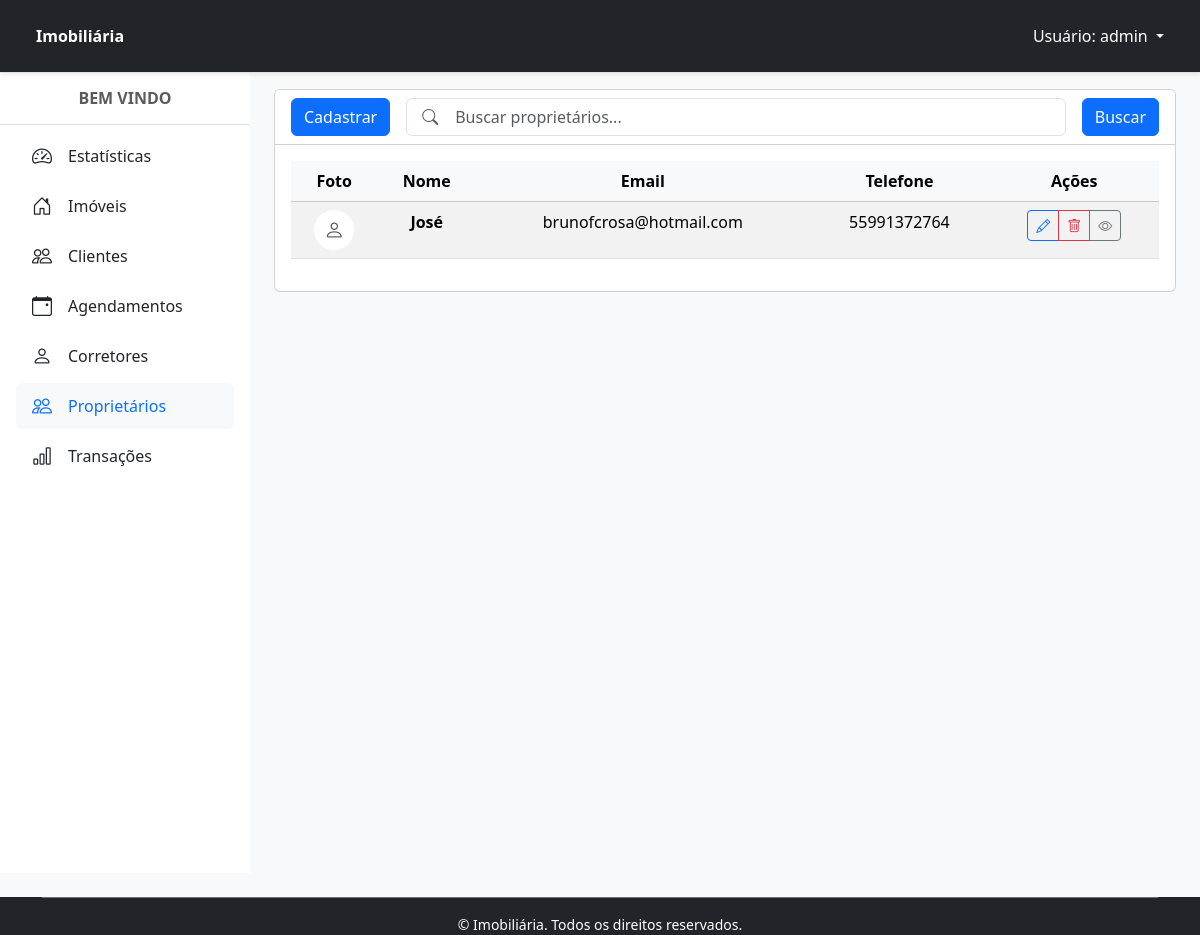
/proprietarios/ (signed in), run on an earlier commit of the app's database.
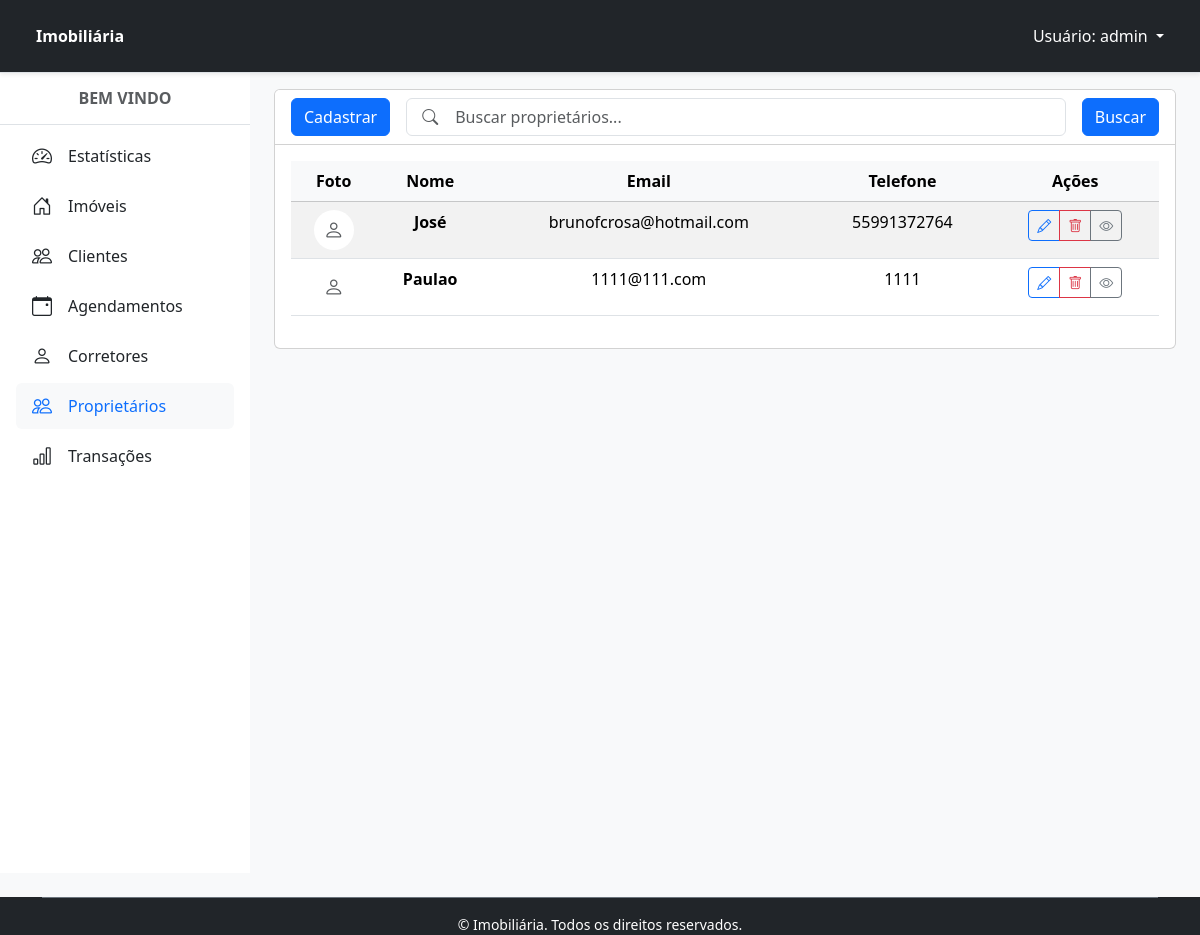
And on a later commit of the database.
### proprietarios/models.py (models this page shows, shortened)
class Proprietario(Pessoa):
    codigoProprietario = models.CharField('Código do Proprietário', max_length=10, unique=True)

### proprietarios/views.py (the view)
# urls.py: path('proprietarios/', ProprietariosView.as_view(), name='proprietario'),
class ProprietariosView(PermissionRequiredMixin, ListView):
    permission_required = 'proprietarios.view_proprietario'
    permission_denied_message = 'Você não tem permissão para acessar essa página.'
    model = Proprietario
    template_name = 'proprietarios.html'
    def get_queryset(self):
        buscar = self.request.GET.get('buscar')
        qs = super().get_queryset()
        if buscar:
            qs = qs.filter(nome__icontains=buscar)
        if qs.count() > 0:
            paginator = Paginator(qs, 10)
            listagem = paginator.get_page(self.request.GET.get('page'))
            return listagem
        else:
            messages.info(self.request, 'Nenhum Proprietario encontrado com esse nome')
            return Proprietario.objects.none()
    def get_context_data(self, **kwargs):
        context = super().get_context_data(**kwargs)
        current_month = timezone.now().month
        current_year = timezone.now().year
        context['total_proprietarios'] = Proprietario.objects.count()
        context['proprietarios_ativos'] = Proprietario.objects.count()
        context['novos_proprietarios_mes'] = 0
        return context

### proprietarios/templates/proprietarios.html (shortened to what the changed rows need)
{% extends "principal.html" %}
{% block content %}
    <div class="container-fluid">
        <div class="row">
            <main class="col-md-9 col-lg-12 p-3">
                <div class="card">
                    <div class="card-body">
                        <div class="table-responsive">
                            <table class="table table-hover table-striped">
                                <thead class="table-light text-center">
                                    <tr>
                                        <th>Foto</th>
                                        <th>Nome</th>
                                        <th>Email</th>
                                        <th>Telefone</th>
                                        <th>Ações</th>
                                    </tr>
                                </thead>
                                <tbody class="text-center">
                                    {% for proprietario in object_list %}
                                    <tr>
                                        <td>
                                            {% if proprietario.foto %}
                                            <img src="{{ proprietario.foto.url }}" class="rounded-circle" width="40" height="40" alt="Foto do proprietario"/>
                                            {% else %}
                                            <div class="bg-white rounded-circle d-flex align-items-center justify-content-center mx-auto" style="width: 40px; height: 40px;">
                                                <i class="bi bi-person text-muted fs-5"></i>
                                            </div>
                                            {% endif %}
                                        </td>
                                        <td class="fw-bold">{{ proprietario.nome }}</td>
                                        <td>{{ proprietario.email|default:"-" }}</td>
                                        <td>{{ proprietario.telefone|default:"-" }}</td>
                                        <td class="text-center">
                                            <div class="btn-group btn-group-sm" role="group">
                                                {% if perms.proprietarios.change_proprietario %}
                                                <a href="{% url 'proprietario_editar' proprietario.pk %}" class="btn btn-outline-primary" title="Editar">
                                                    <i class="bi bi-pencil"></i>
                                                </a>
                                                {% endif %}
                                                {% if perms.proprietarios.delete_proprietario %}
                                                <a href="{% url 'proprietario_apagar' proprietario.pk %}" class="btn btn-outline-danger" title="Excluir">
                                                    <i class="bi bi-trash"></i>
                                                </a>
                                                {% endif %}
                                                <button type="button" class="btn btn-outline-secondary" data-bs-toggle="modal" data-bs-target="#modal{{proprietario.id}}">
                                                    <i class="bi bi-eye"></i>
                                                </button>
                                            </div>
                                        </td>
                                    </tr>
                                    {% endfor %}
                                </tbody>
                            </table>
                        </div>
                    </div>
                </div>
            </main>
        </div>
    </div>
</html>
{% endblock %}

What changed in the data, as far as the page shows it:
added Proprietario: nome "Paulao", email "1111@111.com", telefone "1111"
